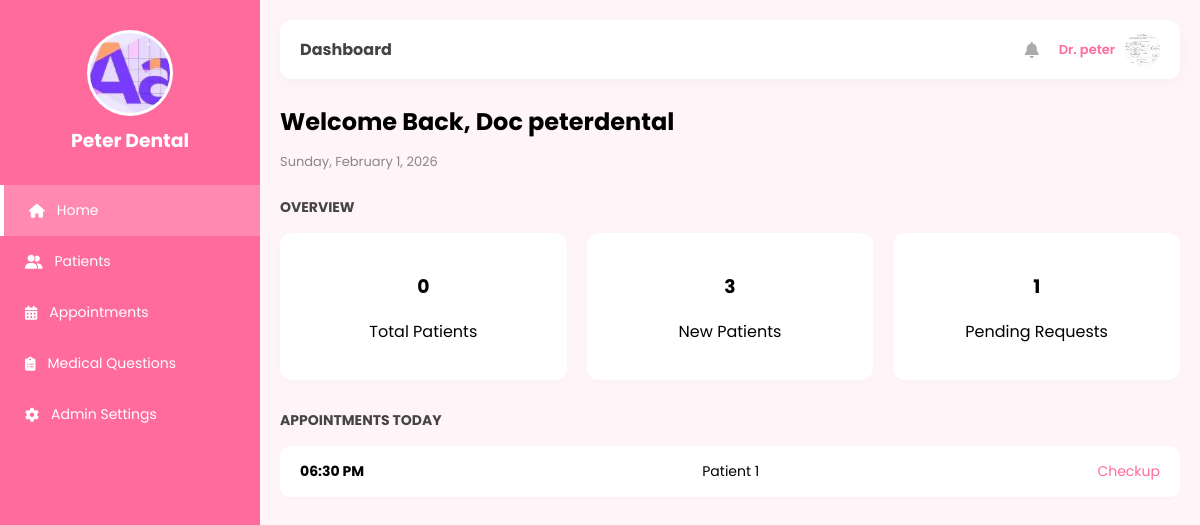
The page /dentist/dentist_dashboard.php (signed in) on the database its author committed.
### tables this page shows
CREATE TABLE `users_managent` (
  `id` int(11) NOT NULL,
  `name` varchar(100) NOT NULL,
  `first_name` varchar(100) DEFAULT NULL,
  `middle_name` varchar(100) DEFAULT NULL,
  `last_name` varchar(100) DEFAULT NULL,
  `birthday` date DEFAULT NULL,
  `mobile_number` varchar(20) DEFAULT NULL,
  `gender` enum('Male','Female','Other') DEFAULT NULL,
  `address` text DEFAULT NULL,
  `position` varchar(100) DEFAULT NULL,
  `remarks` text DEFAULT NULL,
  `profile_pix` varchar(255) DEFAULT 'default_profile.png',
  `reset_token` varchar(255) DEFAULT NULL,
  `reset_expiry` datetime DEFAULT NULL,
  `email` varchar(100) NOT NULL,
  `password` varchar(255) NOT NULL,
  `role` enum('admin','staff') DEFAULT 'staff',
  `created_at` timestamp NOT NULL DEFAULT current_timestamp()
);

### dentist/dentist_dashboard.php (the view, shortened to what this page needs)
<?php
include '../action/connection.php';
if (!isset($conn)) {
    if (isset($connect)) { $conn = $connect; }
    elseif (isset($con)) { $conn = $con; }
    elseif (isset($db)) { $conn = $db; }
    else {
        die("Critical Error: Database connection variable not found.");
    }
}
$user_id = $_SESSION['user_id'];
$user_query = "SELECT * FROM users_managent WHERE id = '$user_id'";
$user_result = mysqli_query($conn, $user_query);
if ($user_result && mysqli_num_rows($user_result) > 0) {
    $user_data = mysqli_fetch_assoc($user_result);
}
$total_patients = 0;
$res = mysqli_query($conn, "SELECT COUNT(*) as total FROM users_managent WHERE role = 'patient'");
if($res) { $row = mysqli_fetch_assoc($res); $total_patients = $row['total']; }
$new_patients = 3;
$pending_requests = 1;
$profile_img = !empty($user_data['profile_pix']) ? "../uploads/profile_pics/" . $user_data['profile_pix'] : "https://via.placeholder.com/150";
?>
<!DOCTYPE html>
<html lang="en">
<head>
    <link rel="stylesheet" href="https://cdnjs.cloudflare.com/ajax/libs/font-awesome/6.4.0/css/all.min.css">
</head>
<body>
    <nav class="sidebar">
        <div class="sidebar-header">
            <div class="logo-circle"><img src="../assets/brand/logo.JPG"></div>
            <h3 style="margin:0;">Peter Dental</h3>
        </div>
        <div class="nav-menu">
            <a href="dentist_dashboard.php" class="nav-item active"><i class="fa-solid fa-house"></i> Home</a>
            <a href="dentist_patient.php" class="nav-item"><i class="fa-solid fa-user-group"></i> Patients</a>
            <a href="dentist_appointments.php" class="nav-item"><i class="fa-solid fa-calendar-days"></i> Appointments</a>
            <a href="dentist_Medical_Records.php" class="nav-item"><i class="fa-solid fa-clipboard-list"></i> Medical Questions</a>
            <a href="#" class="nav-item"><i class="fa-solid fa-gear"></i> Admin Settings</a>
        </div>
    </nav>
    <div class="main-container">
        <header class="header-top">
            <h4 style="margin:0; color:#444;">Dashboard</h4>
            <div class="header-right" style="display:flex; align-items:center; gap:20px;">
                <i class="fa-solid fa-bell" style="color:#aaa; cursor:pointer;"></i>
                <div class="profile-trigger" onclick="toggleDropdown(event)">
                    <span style="color:var(--peter-pink); font-weight:600; font-size:13px;">Dr. <?php echo htmlspecialchars($user_data['last_name']); ?></span>
                    <img src="<?php echo $profile_img; ?>" class="profile-img-nav">
                </div>
            </div>
        </header>
        <div style="margin-top:25px;">
            <h2 style="margin:0;">Welcome Back, Doc <?php echo htmlspecialchars($user_data['first_name']); ?></h2>
            <p style="color:#888; font-size:13px;"><?php echo date("l, F j, Y"); ?></p>
        </div>
        <div class="section-title">Overview</div>
        <div class="stats-grid">
            <div class="stat-card"><h3><?php echo $total_patients; ?></h3><p>Total Patients</p></div>
            <div class="stat-card"><h3><?php echo $new_patients; ?></h3><p>New Patients</p></div>
            <div class="stat-card"><h3><?php echo $pending_requests; ?></h3><p>Pending Requests</p></div>
        </div>
        <div class="section-title">Appointments Today</div>
        <div class="data-row">
            <strong>06:30 PM</strong>
            <span>Patient 1</span>
            <span style="color:var(--peter-pink)">Checkup</span>
        </div>
    </div>
</body>
</html>

### dentist/dentist_dashboard.php (style rules this page uses)
:root { --peter-pink: #ff6b9d; --peter-blue: #0081C9; --sidebar-width: 260px; --bg-light: #fff5f8; --transition: all 0.3s ease; }
body { font-family: 'Poppins', sans-serif; margin: 0; background-color: var(--bg-light); display: flex; overflow-x: hidden; }
.sidebar { width: var(--sidebar-width); background-color: var(--peter-pink); height: 100vh; color: white; position: fixed; left: 0; top: 0; z-index: 1100; transition: var(--transition); padding-top: 30px; }
.sidebar-header { text-align: center; margin-bottom: 30px; }
.logo-circle { width: 80px; height: 80px; background: white; border-radius: 50%; margin: 0 auto 10px; overflow: hidden; border: 3px solid rgba(255,255,255,0.3); }
.logo-circle img { width: 100%; height: 100%; object-fit: cover; }
.nav-menu { list-style: none; padding: 0; }
.nav-item { padding: 15px 25px; display: flex; align-items: center; gap: 12px; color: white; text-decoration: none; font-size: 14px; transition: var(--transition); }
.nav-item:hover, .nav-item.active { background: rgba(255, 255, 255, 0.2); border-left: 4px solid white; }
.main-container { margin-left: var(--sidebar-width); flex: 1; padding: 0 20px 20px; width: calc(100% - var(--sidebar-width)); }
.header-top { display: flex; justify-content: space-between; align-items: center; background: white; padding: 12px 20px; border-radius: 12px; margin-top: 20px; box-shadow: 0 4px 15px rgba(0,0,0,0.03); }
.profile-trigger { display: flex; align-items: center; gap: 10px; cursor: pointer; position: relative; }
.profile-img-nav { width: 35px; height: 35px; border-radius: 50%; object-fit: cover; background: #eee; }
.stats-grid { display: grid; grid-template-columns: repeat(auto-fit, minmax(200px, 1fr)); gap: 20px; margin-bottom: 30px; }
.stat-card { background: white; padding: 20px; border-radius: 12px; text-align: center; box-shadow: 0 2px 10px rgba(0,0,0,0.02); }
.section-title { font-size: 14px; font-weight: 700; color: #444; margin: 25px 0 15px; text-transform: uppercase; }
.data-row { background: white; padding: 15px 20px; border-radius: 10px; display: flex; justify-content: space-between; margin-bottom: 10px; font-size: 14px; box-shadow: 0 2px 5px rgba(0,0,0,0.02); }

### rows shown on the page
users_managent: last_name "peter", profile_pix (picture), first_name "peterdental"

### other values the page prints
$total_patients "0"
$new_patients "3"
$pending_requests "1"
